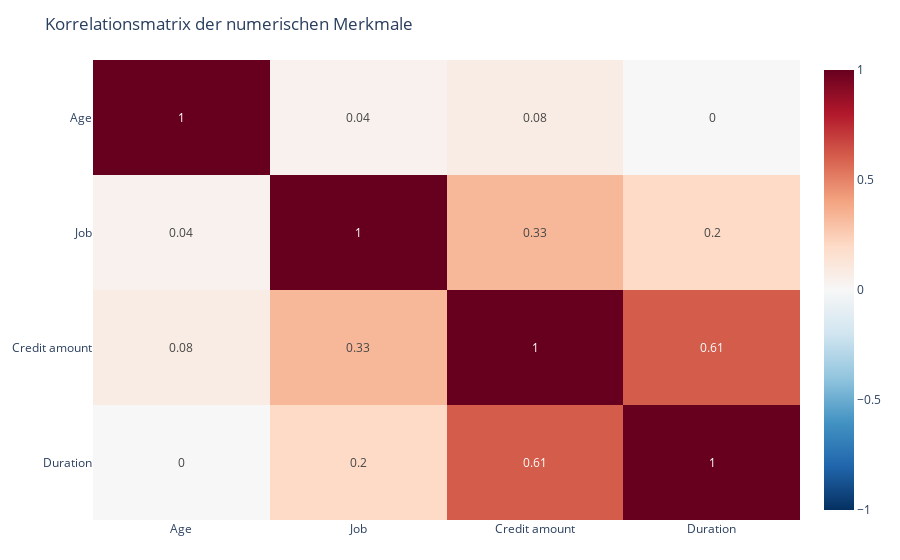

The notebook cell this image was saved under:
### Markdown cell above
Die Korrelationsmatrix in Tabellenform ist oft schwer zu überblicken.
Darum wollen wir die Werte grafisch als Heatmap darstellen:

### Code cell
import plotly.express as px

corr = df[numeric_cols].corr().round(2)

fig4 = px.imshow(
    corr,
    text_auto=True,       
    color_continuous_scale="RdBu_r",
    zmin=-1, zmax=1,   
    aspect="auto",
    title="Korrelationsmatrix der numerischen Merkmale"
)

fig4.update_layout(margin=dict(l=60, r=20, t=60, b=40))
fig4

### Figure 1 — Plotly figure (JSON) as saved in the notebook; plotly's stock layout.template omitted (floating-point values rounded to 4 significant figures)
{"data": [{"coloraxis": "coloraxis", "hovertemplate": "x: %{x}<br>y: %{y}<br>color: %{z}<extra></extra>", "name": "0", "texttemplate": "%{z}", "type": "heatmap", "x": ["Age", "Job", "Credit amount", "Duration"], "xaxis": "x", "y": ["Age", "Job", "Credit amount", "Duration"], "yaxis": "y", "z": [[1.0, 0.04, 0.08, 0.0], [0.04, 1.0, 0.33, 0.2], [0.08, 0.33, 1.0, 0.61], [0.0, 0.2, 0.61, 1.0]]}], "layout": {"coloraxis": {"cmax": 1, "cmin": -1, "colorscale": [[0, "rgb(5,48,97)"], [0.1, "rgb(33,102,172)"], [0.2, "rgb(67,147,195)"], [0.3, "rgb(146,197,222)"], [0.4, "rgb(209,229,240)"], [0.5, "rgb(247,247,247)"], [0.6, "rgb(253,219,199)"], [0.7, "rgb(244,165,130)"], [0.8, "rgb(214,96,77)"], [0.9, "rgb(178,24,43)"], [1, "rgb(103,0,31)"]]}, "margin": {"b": 40, "l": 60, "r": 20, "t": 60}, "title": {"text": "Korrelationsmatrix der numerischen Merkmale"}, "xaxis": {"anchor": "y", "domain": [0, 1]}, "yaxis": {"anchor": "x", "autorange": "reversed", "domain": [0, 1]}}}
